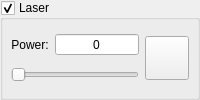
            <widget class="GroupBox" name="grpLaser">
             <property name="enabled">
              <bool>true</bool>
             </property>
             <property name="title">
              <string>Laser</string>
             </property>
             <property name="checkable">
              <bool>true</bool>
             </property>
             <property name="overrided" stdset="0">
              <bool>false</bool>
             </property>
             <layout class="QHBoxLayout" name="horizontalLayout_30">
              <property name="leftMargin">
               <number>8</number>
              </property>
              <property name="topMargin">
               <number>8</number>
              </property>
              <property name="rightMargin">
               <number>8</number>
              </property>
              <property name="bottomMargin">
               <number>8</number>
              </property>
              <item>
               <widget class="QWidget" name="widgetLaser" native="true">
                <layout class="QHBoxLayout" name="horizontalLayout_31">
                 <property name="leftMargin">
                  <number>0</number>
                 </property>
                 <property name="topMargin">
                  <number>0</number>
                 </property>
                 <property name="rightMargin">
                  <number>0</number>
                 </property>
                 <property name="bottomMargin">
                  <number>0</number>
                 </property>
                 <item>
                  <layout class="QVBoxLayout" name="verticalLayout_22">
                   <item>
                    <layout class="QHBoxLayout" name="horizontalLayout_32" stretch="0,1">
                     <item>
                      <widget class="QLabel" name="lblLaserPower">
                       <property name="text">
                        <string>Power:</string>
                       </property>
                       <property name="alignment">
                        <set>Qt::AlignCenter</set>
                       </property>
                      </widget>
                     </item>
                     <item>
                      <widget class="QSpinBox" name="txtLaserPower">
                       <property name="alignment">
                        <set>Qt::AlignCenter</set>
                       </property>
                       <property name="buttonSymbols">
                        <enum>QAbstractSpinBox::NoButtons</enum>
                       </property>
                       <property name="maximum">
                        <number>20000</number>
                       </property>
                       <property name="value">
                        <number>0</number>
                       </property>
                      </widget>
                     </item>
                    </layout>
                   </item>
                   <item>
                    <widget class="QSlider" name="sliLaserPower">
                     <property name="minimum">
                      <number>1</number>
                     </property>
                     <property name="maximum">
                      <number>200</number>
                     </property>
                     <property name="orientation">
                      <enum>Qt::Horizontal</enum>
                     </property>
                    </widget>
                   </item>
                  </layout>
                 </item>
                 <item>
                  <widget class="StyledToolButton" name="cmdLaser">
                   <property name="enabled">
                    <bool>true</bool>
                   </property>
                   <property name="sizePolicy">
                    <sizepolicy hsizetype="Fixed" vsizetype="Fixed">
                     <horstretch>0</horstretch>
                     <verstretch>0</verstretch>
                    </sizepolicy>
                   </property>
                   <property name="minimumSize">
                    <size>
                     <width>44</width>
                     <height>44</height>
                    </size>
                   </property>
                   <property name="toolTip">
                    <string>Spindle on/off</string>
                   </property>
                   <property name="icon">
                    <iconset resource="images.qrc">
                     <normaloff>:/images/laser1.png</normaloff>:/images/laser1.png</iconset>
                   </property>
                   <property name="iconSize">
                    <size>
                     <width>28</width>
                     <height>28</height>
                    </size>
                   </property>
                   <property name="checkable">
                    <bool>true</bool>
                   </property>
                  </widget>
                 </item>
                </layout>
               </widget>
              </item>
             </layout>
            </widget>
